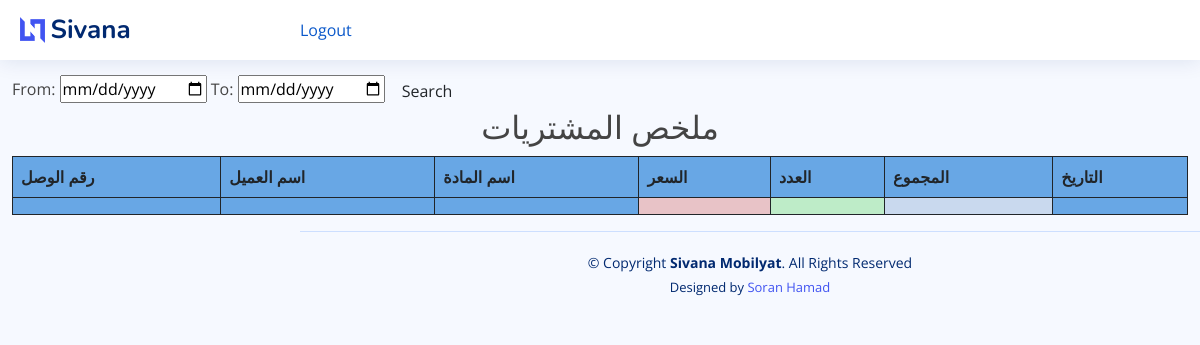
/purchase_report, run on an earlier commit of the app's database.
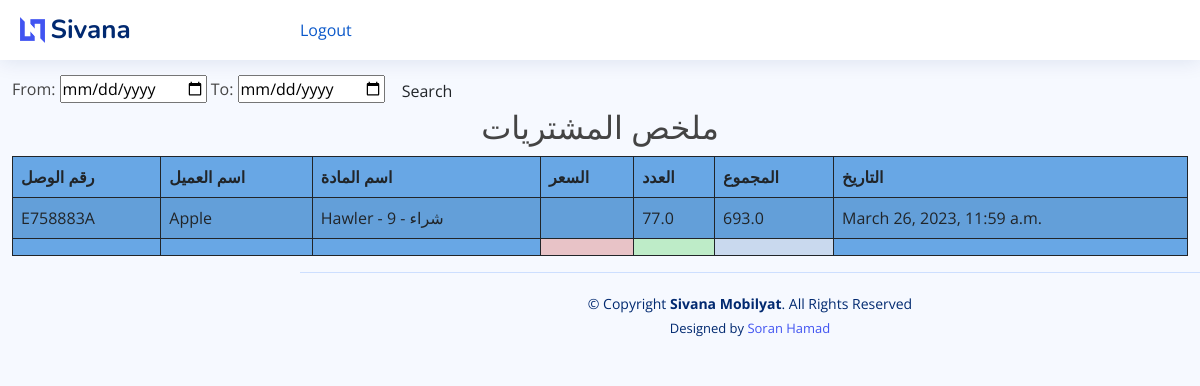
And on a later commit of the database.
### mobilyat/models.py (models this page shows, shortened)
class PurchaseItem(models.Model):
    purchase_invoice = models.ForeignKey(Purchase, on_delete=models.CASCADE)
    item = models.ForeignKey(Item, on_delete=models.CASCADE)
    qty = models.FloatField()
    total_amt = models.FloatField(editable=False, default=0)
    pur_date = models.DateTimeField(auto_now_add=True)
    note = models.TextField(blank=True)
    class Meta:
        verbose_name_plural = '9. Purchased Item'

class Purchase(models.Model):
    invoice_number = models.CharField(max_length=8, unique=True, editable=False)
    vendor = models.ForeignKey(Vendor, on_delete=models.CASCADE)
    date = models.DateTimeField()
    class Meta:
        verbose_name_plural = '8. Purchase Invoice'

class Vendor(models.Model):
    full_name = models.CharField(max_length=50)
    address = models.TextField(blank=True)
    mobile = models.CharField(max_length=15, blank=True)
    status = models.BooleanField(default=False, blank=True)
    note = models.TextField(blank=True)
    class Meta:
        verbose_name_plural = '1. Vendors'
    def __str__(self):
        return self.full_name

class Item(models.Model):
    PRICELIST = (
        ('مفرد', 'مفرد'),
        ('جملة', 'جملة'),
        ('شراء', 'شراء'),
    )
    name = models.CharField(max_length=255)
    price = models.PositiveIntegerField(default=1)
    price_list = models.CharField(max_length=8, choices=PRICELIST, default='مفرد')
    class Meta:
        verbose_name_plural = 'مواد'
    def __str__(self):
        return f"{self.name} - {self.price} - {self.price_list}"

### mobilyat/views.py (the view)
# urls.py: path('purchase_report', views.purchase_report, name="purchase_report"),
def purchase_report(request):
    p_reports = PurchaseItem.objects.select_related()
    myFilter = Purchase_Filter(request.GET, queryset=p_reports)
    p_reports = myFilter.qs
    context = {'p_reports': p_reports, 'myFilter': myFilter}
    return render(request, 'mobilyat/reports/purchase_report.html', context)

### mobilyat/templates/mobilyat/reports/purchase_report.html (shortened to what this page needs)
{% extends 'mobilyat/base.html' %}
{% block content %}
    <br>
    <br> <br>
    <form class="form-a">
        From: <input type="date" value={{ myFilter.form.max_date }}</input>
        To: <input type="date" value={{ myFilter.form.min_date }}</input>
        <button type="submit" class="btn btn-b">Search</button>
    </form>
    <h2 class="text-center"> ملخص المشتريات </h2>
    <table id="example3" class="table table-striped" style="background-color: #68a7e5">
        <thead>
        <tr>
            <th>رقم الوصل</th>
            <th>اسم العميل</th>
            <th>اسم المادة</th>
            <th>السعر</th>
            <th>العدد</th>
            <th>المجموع</th>
            <th>التاريخ</th>
        </tr>
        </thead>
        <tbody>
        {% for i in  p_reports %}
            <tr>
                <td>{{ i.purchase_invoice.invoice_number }}</td>
                <td>{{ i.purchase_invoice.vendor }}</td>
                <td>{{ i.item }}</td>
                <td>{{ i.item_price }}</td>
                <td>{{ i.qty }}</td>
                <td>{{ i.total_amt }}</td>
                <td>{{ i.pur_date }}</td>
            </tr>
        {% endfor %}
        </tbody>
        <tfoot>
        <th></th>
        <th></th>
   <th></th>
        <th style="background-color: #e8c3c7"></th>
        <th style="background-color: #beecc8"></th>
        <th style="background-color: #c9d9ee"></th>
        <th></th>
        </tfoot>
    </table>
{% endblock %}

What changed in the data, as far as the page shows it:
added PurchaseItem: purchase_invoice.invoice_number "E758883A", purchase_invoice.vendor "Apple", item "Hawler - 9 - شراء", qty "77.0", total_amt "693.0", pur_date "March 26, 2023, 11:59 a.m."
